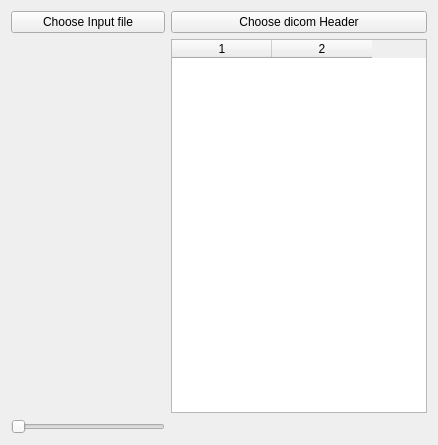
<?xml version="1.0" encoding="UTF-8"?>
<ui version="4.0">
 <class>init</class>
 <widget class="QWidget" name="init">
  <property name="geometry">
   <rect>
    <x>0</x>
    <y>0</y>
    <width>438</width>
    <height>445</height>
   </rect>
  </property>
  <property name="windowTitle">
   <string>Form</string>
  </property>
  <layout class="QGridLayout" name="gridLayout">
   <item row="0" column="0">
    <widget class="QPushButton" name="inputFname">
     <property name="text">
      <string>Choose Input file</string>
     </property>
    </widget>
   </item>
   <item row="0" column="1">
    <widget class="QPushButton" name="inputDicomHDR">
     <property name="text">
      <string>Choose dicom Header</string>
     </property>
    </widget>
   </item>
   <item row="2" column="0">
    <widget class="QSlider" name="horizontalSlider">
     <property name="orientation">
      <enum>Qt::Horizontal</enum>
     </property>
    </widget>
   </item>
   <item row="1" column="0">
    <widget class="QWidget" name="proxyRender" native="true"/>
   </item>
   <item row="1" column="1">
    <widget class="QTableWidget" name="headerEntries">
     <property name="columnCount">
      <number>2</number>
     </property>
     <column/>
     <column/>
    </widget>
   </item>
  </layout>
 </widget>
 <resources/>
 <connections>
  <connection>
   <sender>inputFname</sender>
   <signal>clicked()</signal>
   <receiver>init</receiver>
   <slot>loadInImage()</slot>
   <hints>
    <hint type="sourcelabel">
     <x>80</x>
     <y>23</y>
    </hint>
    <hint type="destinationlabel">
     <x>218</x>
     <y>222</y>
    </hint>
   </hints>
  </connection>
  <connection>
   <sender>horizontalSlider</sender>
   <signal>sliderMoved(int)</signal>
   <receiver>init</receiver>
   <slot>OnSliderChange()</slot>
   <hints>
    <hint type="sourcelabel">
     <x>84</x>
     <y>421</y>
    </hint>
    <hint type="destinationlabel">
     <x>218</x>
     <y>222</y>
    </hint>
   </hints>
  </connection>
  <connection>
   <sender>inputDicomHDR</sender>
   <signal>clicked()</signal>
   <receiver>init</receiver>
   <slot>loadIndcmHDR()</slot>
   <hints>
    <hint type="sourcelabel">
     <x>297</x>
     <y>23</y>
    </hint>
    <hint type="destinationlabel">
     <x>218</x>
     <y>222</y>
    </hint>
   </hints>
  </connection>
 </connections>
 <slots>
  <slot>loadInImage()</slot>
  <slot>OnSliderChange()</slot>
  <slot>loadIndcmHDR()</slot>
 </slots>
</ui>
